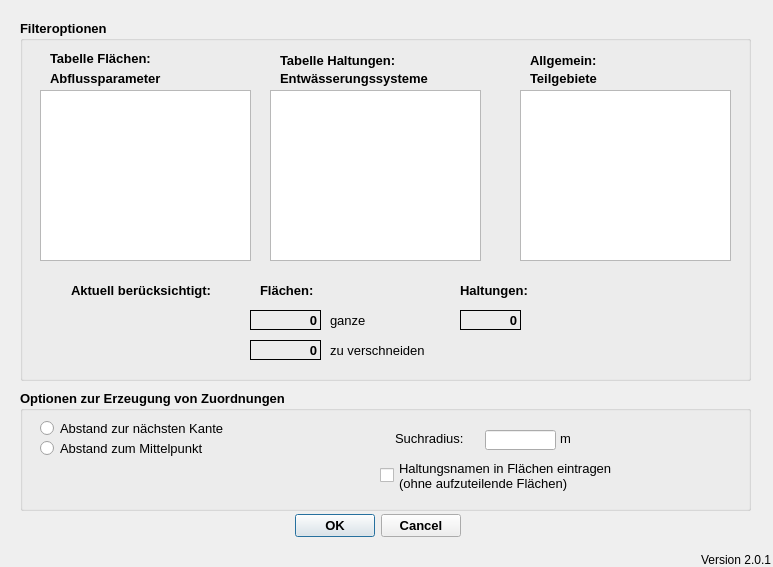
<?xml version="1.0" encoding="UTF-8"?>
<ui version="4.0">
 <class>ImportFromHEDialogBase</class>
 <widget class="QDialog" name="ImportFromHEDialogBase">
  <property name="geometry">
   <rect>
    <x>0</x>
    <y>0</y>
    <width>773</width>
    <height>567</height>
   </rect>
  </property>
  <property name="windowTitle">
   <string>Verbindungslinien erstellen</string>
  </property>
  <widget class="QDialogButtonBox" name="button_box">
   <property name="geometry">
    <rect>
     <x>280</x>
     <y>510</y>
     <width>181</width>
     <height>32</height>
    </rect>
   </property>
   <property name="font">
    <font>
     <pointsize>10</pointsize>
     <weight>75</weight>
     <bold>true</bold>
    </font>
   </property>
   <property name="toolTip">
    <string>&lt;html&gt;&lt;head/&gt;&lt;body&gt;&lt;p&gt;Datenimport starten ...&lt;/p&gt;&lt;/body&gt;&lt;/html&gt;</string>
   </property>
   <property name="orientation">
    <enum>Qt::Horizontal</enum>
   </property>
   <property name="standardButtons">
    <set>QDialogButtonBox::Cancel|QDialogButtonBox::Ok</set>
   </property>
  </widget>
  <widget class="QLabel" name="label_3">
   <property name="geometry">
    <rect>
     <x>700</x>
     <y>550</y>
     <width>71</width>
     <height>20</height>
    </rect>
   </property>
   <property name="toolTip">
    <string>Version QKan Import</string>
   </property>
   <property name="text">
    <string>Version 2.0.1</string>
   </property>
   <property name="alignment">
    <set>Qt::AlignRight|Qt::AlignTrailing|Qt::AlignVCenter</set>
   </property>
  </widget>
  <widget class="QGroupBox" name="groupBox_2">
   <property name="geometry">
    <rect>
     <x>20</x>
     <y>20</y>
     <width>731</width>
     <height>361</height>
    </rect>
   </property>
   <property name="font">
    <font>
     <pointsize>10</pointsize>
     <weight>75</weight>
     <bold>true</bold>
    </font>
   </property>
   <property name="title">
    <string>Filteroptionen</string>
   </property>
   <widget class="QListWidget" name="lw_flaechen_abflussparam">
    <property name="geometry">
     <rect>
      <x>20</x>
      <y>70</y>
      <width>211</width>
      <height>171</height>
     </rect>
    </property>
    <property name="toolTip">
     <string extracomment="Auswahl der zu bearbeitenden Flächen nach Abflussparameter. Alle auswählen mit [Strg]+A"/>
    </property>
    <property name="statusTip">
     <string extracomment="Auswahl der zu bearbeitenden Flächen nach Abflussparameter. Alle auswählen mit [Strg]+A"/>
    </property>
    <property name="selectionMode">
     <enum>QAbstractItemView::ExtendedSelection</enum>
    </property>
   </widget>
   <widget class="QLabel" name="label_2">
    <property name="geometry">
     <rect>
      <x>30</x>
      <y>30</y>
      <width>141</width>
      <height>16</height>
     </rect>
    </property>
    <property name="font">
     <font>
      <weight>75</weight>
      <bold>true</bold>
     </font>
    </property>
    <property name="text">
     <string>Tabelle Flächen:</string>
    </property>
   </widget>
   <widget class="QLabel" name="label_4">
    <property name="geometry">
     <rect>
      <x>260</x>
      <y>50</y>
      <width>171</width>
      <height>16</height>
     </rect>
    </property>
    <property name="font">
     <font>
      <weight>75</weight>
      <bold>true</bold>
     </font>
    </property>
    <property name="text">
     <string>Entwässerungssysteme</string>
    </property>
   </widget>
   <widget class="QListWidget" name="lw_hal_entw">
    <property name="geometry">
     <rect>
      <x>250</x>
      <y>70</y>
      <width>211</width>
      <height>171</height>
     </rect>
    </property>
    <property name="toolTip">
     <string extracomment="Auswahl der zu bearbeitenden Haltungen nach Entwässerungssystem. Alle auswählen mit [Strg]+A"/>
    </property>
    <property name="statusTip">
     <string extracomment="Auswahl der zu bearbeitenden Haltungen nach Entwässerungssystem. Alle auswählen mit [Strg]+A"/>
    </property>
    <property name="selectionMode">
     <enum>QAbstractItemView::ExtendedSelection</enum>
    </property>
   </widget>
   <widget class="QLabel" name="label_5">
    <property name="geometry">
     <rect>
      <x>510</x>
      <y>50</y>
      <width>91</width>
      <height>16</height>
     </rect>
    </property>
    <property name="font">
     <font>
      <weight>75</weight>
      <bold>true</bold>
     </font>
    </property>
    <property name="text">
     <string>Teilgebiete</string>
    </property>
   </widget>
   <widget class="QListWidget" name="lw_teilgebiete">
    <property name="geometry">
     <rect>
      <x>500</x>
      <y>70</y>
      <width>211</width>
      <height>171</height>
     </rect>
    </property>
    <property name="toolTip">
     <string extracomment="Auswahl der zu bearbeitenden Teilgebiete. Alle auswählen mit [Strg]+A"/>
    </property>
    <property name="statusTip">
     <string extracomment="Auswahl der zu bearbeitenden Teilgebiete. Alle auswählen mit [Strg]+A"/>
    </property>
    <property name="selectionMode">
     <enum>QAbstractItemView::ExtendedSelection</enum>
    </property>
   </widget>
   <widget class="QLabel" name="label_6">
    <property name="geometry">
     <rect>
      <x>30</x>
      <y>50</y>
      <width>141</width>
      <height>16</height>
     </rect>
    </property>
    <property name="font">
     <font>
      <weight>75</weight>
      <bold>true</bold>
     </font>
    </property>
    <property name="text">
     <string>Abflussparameter</string>
    </property>
   </widget>
   <widget class="QLabel" name="label_7">
    <property name="geometry">
     <rect>
      <x>260</x>
      <y>30</y>
      <width>171</width>
      <height>20</height>
     </rect>
    </property>
    <property name="font">
     <font>
      <weight>75</weight>
      <bold>true</bold>
     </font>
    </property>
    <property name="text">
     <string>Tabelle Haltungen:</string>
    </property>
   </widget>
   <widget class="QLabel" name="label_8">
    <property name="geometry">
     <rect>
      <x>510</x>
      <y>30</y>
      <width>91</width>
      <height>20</height>
     </rect>
    </property>
    <property name="font">
     <font>
      <weight>75</weight>
      <bold>true</bold>
     </font>
    </property>
    <property name="text">
     <string>Allgemein:</string>
    </property>
   </widget>
   <widget class="QLabel" name="label_10">
    <property name="geometry">
     <rect>
      <x>240</x>
      <y>260</y>
      <width>71</width>
      <height>20</height>
     </rect>
    </property>
    <property name="font">
     <font>
      <pointsize>10</pointsize>
      <weight>75</weight>
      <bold>true</bold>
     </font>
    </property>
    <property name="toolTip">
     <string extracomment="Anzahl der abhängig von den Filteroptionen zu berücksichtigenden Flächen (mit und ohne Verschneidung)"/>
    </property>
    <property name="statusTip">
     <string extracomment="Anzahl der abhängig von den Filteroptionen zu berücksichtigenden Flächen (mit und ohne Verschneidung)"/>
    </property>
    <property name="text">
     <string>Flächen:</string>
    </property>
   </widget>
   <widget class="QLabel" name="lf_anzahl_flaechen">
    <property name="geometry">
     <rect>
      <x>230</x>
      <y>290</y>
      <width>71</width>
      <height>20</height>
     </rect>
    </property>
    <property name="font">
     <font>
      <pointsize>10</pointsize>
      <weight>75</weight>
      <bold>true</bold>
     </font>
    </property>
    <property name="toolTip">
     <string extracomment="Anzahl der abhängig von den Filteroptionen zu berücksichtigenden ganzen Flächen"/>
    </property>
    <property name="statusTip">
     <string extracomment="Anzahl der abhängig von den Filteroptionen zu berücksichtigenden ganzen Flächen"/>
    </property>
    <property name="frameShape">
     <enum>QFrame::Panel</enum>
    </property>
    <property name="text">
     <string>0</string>
    </property>
    <property name="alignment">
     <set>Qt::AlignRight|Qt::AlignTrailing|Qt::AlignVCenter</set>
    </property>
   </widget>
   <widget class="QLabel" name="label_11">
    <property name="geometry">
     <rect>
      <x>440</x>
      <y>260</y>
      <width>81</width>
      <height>20</height>
     </rect>
    </property>
    <property name="font">
     <font>
      <pointsize>10</pointsize>
      <weight>75</weight>
      <bold>true</bold>
     </font>
    </property>
    <property name="toolTip">
     <string extracomment="Anzahl der abhängig von den Filteroptionen zu berücksichtigenden Haltungen"/>
    </property>
    <property name="statusTip">
     <string extracomment="Anzahl der abhängig von den Filteroptionen zu berücksichtigenden Haltungen"/>
    </property>
    <property name="text">
     <string>Haltungen:</string>
    </property>
   </widget>
   <widget class="QLabel" name="lf_anzahl_haltungen">
    <property name="geometry">
     <rect>
      <x>440</x>
      <y>290</y>
      <width>61</width>
      <height>20</height>
     </rect>
    </property>
    <property name="font">
     <font>
      <pointsize>10</pointsize>
      <weight>75</weight>
      <bold>true</bold>
     </font>
    </property>
    <property name="toolTip">
     <string extracomment="Anzahl der abhängig von den Filteroptionen zu berücksichtigenden Haltungen"/>
    </property>
    <property name="statusTip">
     <string extracomment="Anzahl der abhängig von den Filteroptionen zu berücksichtigenden Haltungen"/>
    </property>
    <property name="frameShape">
     <enum>QFrame::Panel</enum>
    </property>
    <property name="text">
     <string>0</string>
    </property>
    <property name="alignment">
     <set>Qt::AlignRight|Qt::AlignTrailing|Qt::AlignVCenter</set>
    </property>
   </widget>
   <widget class="QLabel" name="label_12">
    <property name="geometry">
     <rect>
      <x>20</x>
      <y>260</y>
      <width>171</width>
      <height>20</height>
     </rect>
    </property>
    <property name="font">
     <font>
      <pointsize>10</pointsize>
      <weight>75</weight>
      <bold>true</bold>
     </font>
    </property>
    <property name="toolTip">
     <string extracomment="Anzahl der abhängig von den Filteroptionen zu berücksichtigenden Flächen (mit und ohne Verschneidung)"/>
    </property>
    <property name="statusTip">
     <string extracomment="Anzahl der abhängig von den Filteroptionen zu berücksichtigenden Flächen (mit und ohne Verschneidung)"/>
    </property>
    <property name="text">
     <string>Aktuell berücksichtigt:</string>
    </property>
    <property name="alignment">
     <set>Qt::AlignRight|Qt::AlignTrailing|Qt::AlignVCenter</set>
    </property>
   </widget>
   <widget class="QLabel" name="label_13">
    <property name="geometry">
     <rect>
      <x>310</x>
      <y>320</y>
      <width>101</width>
      <height>20</height>
     </rect>
    </property>
    <property name="font">
     <font>
      <pointsize>10</pointsize>
      <weight>50</weight>
      <bold>false</bold>
     </font>
    </property>
    <property name="toolTip">
     <string extracomment="Anzahl der abhängig von den Filteroptionen zu berücksichtigenden Flächen (nur mit Verschneidung mit tezg-Flächen)"/>
    </property>
    <property name="statusTip">
     <string extracomment="Anzahl der abhängig von den Filteroptionen zu berücksichtigenden Flächen (nur mit Verschneidung mit tezg-Flächen)"/>
    </property>
    <property name="text">
     <string>zu verschneiden</string>
    </property>
   </widget>
   <widget class="QLabel" name="lf_anzahl_flaechsec">
    <property name="geometry">
     <rect>
      <x>230</x>
      <y>320</y>
      <width>71</width>
      <height>20</height>
     </rect>
    </property>
    <property name="font">
     <font>
      <pointsize>10</pointsize>
      <weight>75</weight>
      <bold>true</bold>
     </font>
    </property>
    <property name="toolTip">
     <string extracomment="Anzahl der abhängig von den Filteroptionen zu berücksichtigenden Flächen (nur mit Verschneidung mit tezg-Flächen)"/>
    </property>
    <property name="statusTip">
     <string extracomment="Anzahl der abhängig von den Filteroptionen zu berücksichtigenden Flächen (nur mit Verschneidung mit tezg-Flächen)"/>
    </property>
    <property name="frameShape">
     <enum>QFrame::Panel</enum>
    </property>
    <property name="text">
     <string>0</string>
    </property>
    <property name="alignment">
     <set>Qt::AlignRight|Qt::AlignTrailing|Qt::AlignVCenter</set>
    </property>
   </widget>
   <widget class="QLabel" name="label_14">
    <property name="geometry">
     <rect>
      <x>310</x>
      <y>290</y>
      <width>51</width>
      <height>20</height>
     </rect>
    </property>
    <property name="font">
     <font>
      <pointsize>10</pointsize>
      <weight>50</weight>
      <bold>false</bold>
     </font>
    </property>
    <property name="toolTip">
     <string extracomment="Anzahl der abhängig von den Filteroptionen zu berücksichtigenden ganzen Flächen"/>
    </property>
    <property name="statusTip">
     <string extracomment="Anzahl der abhängig von den Filteroptionen zu berücksichtigenden ganzen Flächen"/>
    </property>
    <property name="text">
     <string>ganze</string>
    </property>
    <property name="alignment">
     <set>Qt::AlignLeading|Qt::AlignLeft|Qt::AlignVCenter</set>
    </property>
   </widget>
  </widget>
  <widget class="QGroupBox" name="groupBox">
   <property name="geometry">
    <rect>
     <x>20</x>
     <y>390</y>
     <width>731</width>
     <height>121</height>
    </rect>
   </property>
   <property name="font">
    <font>
     <pointsize>10</pointsize>
     <weight>75</weight>
     <bold>true</bold>
    </font>
   </property>
   <property name="toolTip">
    <string extracomment="Optionen zur Suche der nächsten Haltung zu einer Fläche"/>
   </property>
   <property name="title">
    <string>Optionen zur Erzeugung von Zuordnungen</string>
   </property>
   <widget class="QLabel" name="label_9">
    <property name="geometry">
     <rect>
      <x>540</x>
      <y>40</y>
      <width>31</width>
      <height>16</height>
     </rect>
    </property>
    <property name="font">
     <font>
      <weight>50</weight>
      <bold>false</bold>
     </font>
    </property>
    <property name="toolTip">
     <string extracomment="Radius zur Berücksichtigung von Flächen um die Haltungen"/>
    </property>
    <property name="statusTip">
     <string extracomment="Radius zur Berücksichtigung von Flächen um die Haltungen"/>
    </property>
    <property name="text">
     <string>m</string>
    </property>
   </widget>
   <widget class="QLabel" name="label">
    <property name="geometry">
     <rect>
      <x>375</x>
      <y>40</y>
      <width>91</width>
      <height>16</height>
     </rect>
    </property>
    <property name="font">
     <font>
      <weight>50</weight>
      <bold>false</bold>
     </font>
    </property>
    <property name="toolTip">
     <string extracomment="Radius zur Berücksichtigung von Flächen um die Haltungen"/>
    </property>
    <property name="statusTip">
     <string extracomment="Radius zur Berücksichtigung von Flächen um die Haltungen"/>
    </property>
    <property name="text">
     <string>Suchradius:</string>
    </property>
   </widget>
   <widget class="QLineEdit" name="tf_suchradius">
    <property name="geometry">
     <rect>
      <x>465</x>
      <y>40</y>
      <width>71</width>
      <height>20</height>
     </rect>
    </property>
    <property name="toolTip">
     <string extracomment="Radius zur Berücksichtigung von Flächen um die Haltungen"/>
    </property>
    <property name="statusTip">
     <string extracomment="Radius zur Berücksichtigung von Flächen um die Haltungen"/>
    </property>
   </widget>
   <widget class="QRadioButton" name="rb_abstandmittelpunkt">
    <property name="geometry">
     <rect>
      <x>20</x>
      <y>50</y>
      <width>191</width>
      <height>17</height>
     </rect>
    </property>
    <property name="font">
     <font>
      <weight>50</weight>
      <bold>false</bold>
     </font>
    </property>
    <property name="toolTip">
     <string extracomment="Es wird jeweils die geringste Entfernung zwischen Haltung und Zentroid der Fläche  berücksichtigt"/>
    </property>
    <property name="statusTip">
     <string extracomment="Es wird jeweils die geringste Entfernung zwischen Haltung und Zentroid der Fläche  berücksichtigt"/>
    </property>
    <property name="text">
     <string>Abstand zum Mittelpunkt</string>
    </property>
   </widget>
   <widget class="QRadioButton" name="rb_abstandkante">
    <property name="geometry">
     <rect>
      <x>20</x>
      <y>30</y>
      <width>221</width>
      <height>17</height>
     </rect>
    </property>
    <property name="font">
     <font>
      <weight>50</weight>
      <bold>false</bold>
     </font>
    </property>
    <property name="toolTip">
     <string extracomment="Es wird jeweils die geringste Entfernung zwischen Haltung und Umrisslinie berücksichtigt"/>
    </property>
    <property name="statusTip">
     <string extracomment="Anzahl der abhängig von den Filteroptionen zu berücksichtigenden Haltungen"/>
    </property>
    <property name="text">
     <string>Abstand zur nächsten Kante</string>
    </property>
   </widget>
   <widget class="QCheckBox" name="cb_schreibe_haltungen">
    <property name="geometry">
     <rect>
      <x>360</x>
      <y>70</y>
      <width>261</width>
      <height>31</height>
     </rect>
    </property>
    <property name="font">
     <font>
      <pointsize>10</pointsize>
      <weight>50</weight>
      <bold>false</bold>
     </font>
    </property>
    <property name="toolTip">
     <string extracomment="Die Bearbeitung dauert erheblich länger. Die Eintragung kann auch nachträglich für alle Verbindungslinien zusammen vorgenommen werden."/>
    </property>
    <property name="statusTip">
     <string extracomment="Die Bearbeitung dauert erheblich länger. Die Eintragung kann auch nachträglich für alle Verbindungslinien zusammen vorgenommen werden."/>
    </property>
    <property name="text">
     <string>Haltungsnamen in Flächen eintragen
(ohne aufzuteilende Flächen)</string>
    </property>
   </widget>
  </widget>
 </widget>
 <resources/>
 <connections>
  <connection>
   <sender>button_box</sender>
   <signal>accepted()</signal>
   <receiver>ImportFromHEDialogBase</receiver>
   <slot>accept()</slot>
   <hints>
    <hint type="sourcelabel">
     <x>265</x>
     <y>205</y>
    </hint>
    <hint type="destinationlabel">
     <x>275</x>
     <y>117</y>
    </hint>
   </hints>
  </connection>
  <connection>
   <sender>button_box</sender>
   <signal>rejected()</signal>
   <receiver>ImportFromHEDialogBase</receiver>
   <slot>reject()</slot>
   <hints>
    <hint type="sourcelabel">
     <x>265</x>
     <y>205</y>
    </hint>
    <hint type="destinationlabel">
     <x>275</x>
     <y>117</y>
    </hint>
   </hints>
  </connection>
 </connections>
</ui>
